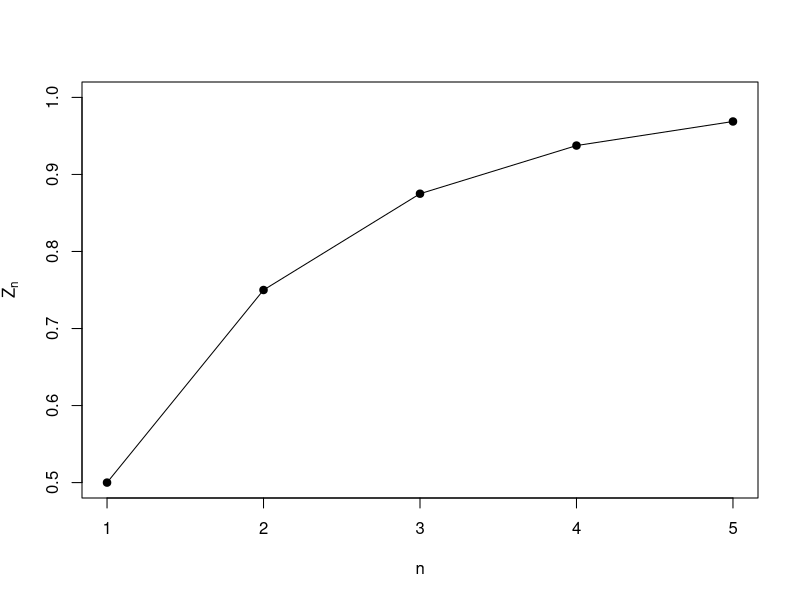
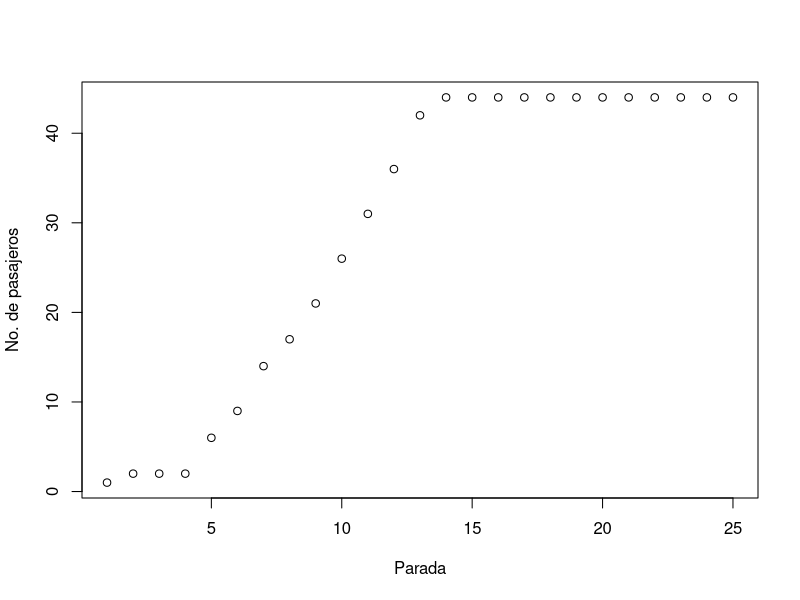
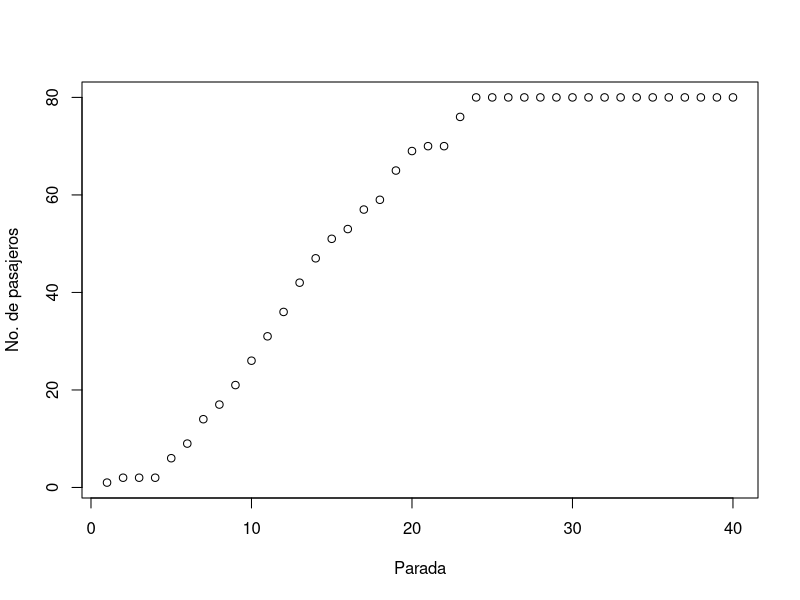
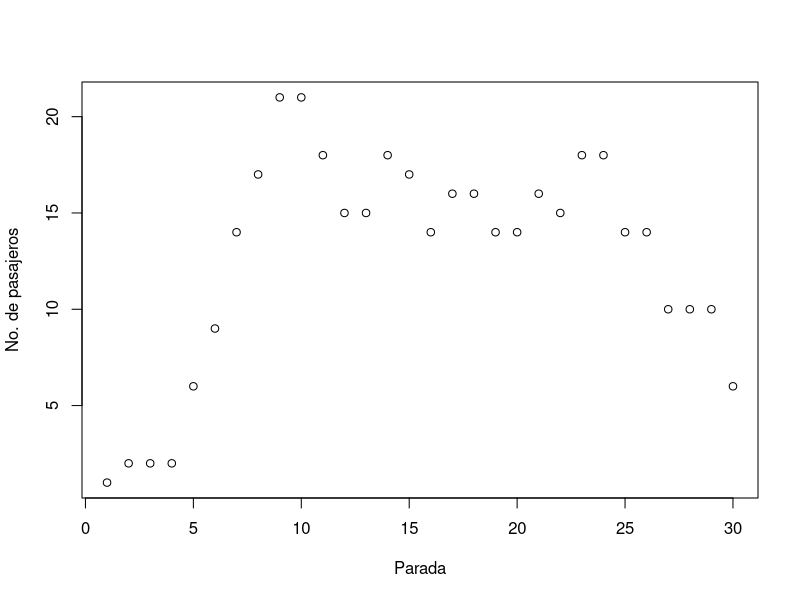

R code for these plots, in order:
## ---- chunk 1
# Generación de la matriz datos:
datos <- matrix(rpois(rpois(1, 125) * 15, 43), ncol = 15)
## ---- chunk 2
datos <- datos[1:5, 1:5]
datos
## ---- chunk 3
f <- function(x, u) sum(x > u)
out <- apply(datos, 1, function(x, a) sum(x > a), a = 45)
## ---- chunk 4
out
## ---- chunk 5
n <- 20 # El n puede ser cualquiera en verdad...
Zn <- sum(1 / (2 ^ (1:n)))
## ---- chunk 6
n <- 1
Zn <- sum(1 / (2 ^ (1:n)))
epsilon <- 5e-2
while (abs(1 - Zn) >= epsilon) {
  n <- n + 1
  Zn <- sum(1 / (2 ^ (1:n)))
  cat("n =", n, "- Zn =", Zn, "\n")
}
## ---- chunk 7
n <- 1
Zn <- sum(1 / (2 ^ (1:n)))
epsilon <- 5e-2
Z <- numeric(1e3)
Z[n] <- Zn
while (abs(1 - Zn) >= epsilon) {
  n <- n + 1
  Zn <- sum(1 / (2 ^ (1:n)))
  cat("n =", n, "- Zn =", Zn, "\n")
  Z[n] <- Zn
}
n
1 - Zn 
Z <- Z[1:n]
plot(Z, xlab = "n", ylab = expression(Z[n]), type = "o", pch = 19, ylim = c(0.5, 1))
## ---- chunk 8
set.seed(11)
paradas <- 25
pasajeros <- 0
registro <- numeric(paradas)
registro[1] <- pasajeros
for (i in 1:paradas) {
  pasajeros <- pasajeros + sample(0:6, 1)
  if (pasajeros >= 44) {
    registro[i:paradas] <- 44
    break
  }
  registro[i] <- pasajeros
}
## ---- chunk 9
plot(registro, xlab='Parada', ylab='No. de pasajeros')
## ---- chunk 10
bus <- function(paradas = 25, maximo = 44) {
  pasajeros <- 0
  registro <- numeric(paradas)
	registro[1] <- pasajeros
	for (i in 1:paradas) {
		pasajeros <- pasajeros + sample(0:6, 1)
		if (pasajeros >= maximo) {
			registro[i:paradas] <- maximo
			cat('Bus lleno!\n')
			break
		}
		registro[i] <- pasajeros
		cat('Parada', i, 'hay', pasajeros, 'pasajeros\n')
	}
	plot(registro, xlab='Parada', ylab='No. de pasajeros')
	registro
}
## ---- chunk 11
set.seed(11)
# Nro. de paradas = 40
# Máximo de pasajeros = 80
x <- bus(40, 80)
## ---- chunk 12
bus <- function(paradas = 25, maximo = 44) {
  pasajeros <- 0
  registro <- numeric(paradas)
  registro[1] <- pasajeros
  for (i in 1:paradas) {
    pasajeros <- pasajeros + sample(0:6, 1)
    if (i >= 10)
      pasajeros <- pasajeros - sample(1:5, 1)
    registro[i] <- pasajeros
    if (pasajeros >= maximo) {
      registro[i:paradas] <- maximo
      cat('Bus lleno!\n')
      break
    }
    cat('Parada', i, 'hay', pasajeros, 'pasajeros\n')
  }
  plot(registro, xlab='Parada', ylab='No. de pasajeros')
  registro
}
## ---- chunk 13
set.seed(11)
x <- bus(30, 60)
